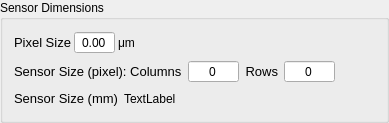
       <widget class="QGroupBox" name="sensorDimensionsGroupBox">
        <property name="title">
         <string>Sensor Dimensions</string>
        </property>
        <layout class="QVBoxLayout" name="verticalLayout_21">
         <item>
          <layout class="QHBoxLayout" name="horizontalLayout_52">
           <property name="spacing">
            <number>3</number>
           </property>
           <property name="sizeConstraint">
            <enum>QLayout::SetMinimumSize</enum>
           </property>
           <item>
            <widget class="QLabel" name="label_61">
             <property name="text">
              <string>&lt;!DOCTYPE HTML PUBLIC &quot;-//W3C//DTD HTML 4.0//EN&quot; &quot;http://www.w3.org/TR/REC-html40/strict.dtd&quot;&gt;
&lt;html&gt;&lt;head&gt;&lt;meta name=&quot;qrichtext&quot; content=&quot;1&quot; /&gt;&lt;style type=&quot;text/css&quot;&gt;
p, li { white-space: pre-wrap; }
&lt;/style&gt;&lt;/head&gt;&lt;body style=&quot; font-family:'Sans'; font-size:10pt; font-weight:400; font-style:normal;&quot;&gt;
&lt;table border=&quot;0&quot; style=&quot;-qt-table-type: root; margin-top:4px; margin-bottom:4px; margin-left:4px; margin-right:4px;&quot;&gt;
&lt;tr&gt;
&lt;td style=&quot;border: none;&quot;&gt;
&lt;p style=&quot; margin-top:0px; margin-bottom:0px; margin-left:0px; margin-right:0px; -qt-block-indent:0; text-indent:0px;&quot;&gt;Pixel Size&lt;/p&gt;&lt;/td&gt;&lt;/tr&gt;&lt;/table&gt;&lt;/body&gt;&lt;/html&gt;</string>
             </property>
            </widget>
           </item>
           <item>
            <widget class="br::uerj::eng::efoto::EfotoDoubleSpinBox" name="pixelSizeDoubleSpinBox">
             <property name="alignment">
              <set>Qt::AlignCenter</set>
             </property>
             <property name="buttonSymbols">
              <enum>QAbstractSpinBox::NoButtons</enum>
             </property>
            </widget>
           </item>
           <item>
            <widget class="QLabel" name="label_28">
             <property name="text">
              <string>μm</string>
             </property>
            </widget>
           </item>
           <item>
            <spacer name="horizontalSpacer_6">
             <property name="orientation">
              <enum>Qt::Horizontal</enum>
             </property>
             <property name="sizeHint" stdset="0">
              <size>
               <width>40</width>
               <height>20</height>
              </size>
             </property>
            </spacer>
           </item>
          </layout>
         </item>
         <item>
          <layout class="QHBoxLayout" name="horizontalLayout_53">
           <item>
            <widget class="QLabel" name="label_64">
             <property name="text">
              <string>&lt;!DOCTYPE HTML PUBLIC &quot;-//W3C//DTD HTML 4.0//EN&quot; &quot;http://www.w3.org/TR/REC-html40/strict.dtd&quot;&gt;
&lt;html&gt;&lt;head&gt;&lt;meta name=&quot;qrichtext&quot; content=&quot;1&quot; /&gt;&lt;style type=&quot;text/css&quot;&gt;
p, li { white-space: pre-wrap; }
&lt;/style&gt;&lt;/head&gt;&lt;body style=&quot; font-family:'Sans'; font-size:10pt; font-weight:400; font-style:normal;&quot;&gt;
&lt;table border=&quot;0&quot; style=&quot;-qt-table-type: root; margin-top:4px; margin-bottom:4px; margin-left:4px; margin-right:4px;&quot;&gt;
&lt;tr&gt;
&lt;td style=&quot;border: none;&quot;&gt;
&lt;p style=&quot; margin-top:0px; margin-bottom:0px; margin-left:0px; margin-right:0px; -qt-block-indent:0; text-indent:0px;&quot;&gt;Sensor Size (pixel): Columns&lt;/p&gt;&lt;/td&gt;&lt;/tr&gt;&lt;/table&gt;&lt;/body&gt;&lt;/html&gt;</string>
             </property>
            </widget>
           </item>
           <item>
            <widget class="QSpinBox" name="sensorColsSpinBox">
             <property name="alignment">
              <set>Qt::AlignCenter</set>
             </property>
             <property name="buttonSymbols">
              <enum>QAbstractSpinBox::NoButtons</enum>
             </property>
             <property name="maximum">
              <number>999999999</number>
             </property>
            </widget>
           </item>
           <item>
            <widget class="QLabel" name="label_23">
             <property name="text">
              <string>&lt;!DOCTYPE HTML PUBLIC &quot;-//W3C//DTD HTML 4.0//EN&quot; &quot;http://www.w3.org/TR/REC-html40/strict.dtd&quot;&gt;
&lt;html&gt;&lt;head&gt;&lt;meta name=&quot;qrichtext&quot; content=&quot;1&quot; /&gt;&lt;style type=&quot;text/css&quot;&gt;
p, li { white-space: pre-wrap; }
&lt;/style&gt;&lt;/head&gt;&lt;body style=&quot; font-family:'Sans'; font-size:10pt; font-weight:400; font-style:normal;&quot;&gt;
&lt;p align=&quot;right&quot; style=&quot; margin-top:0px; margin-bottom:0px; margin-left:0px; margin-right:0px; -qt-block-indent:0; text-indent:0px;&quot;&gt;Rows&lt;/p&gt;&lt;/body&gt;&lt;/html&gt;</string>
             </property>
            </widget>
           </item>
           <item>
            <widget class="QSpinBox" name="sensorRowsSpinBox">
             <property name="alignment">
              <set>Qt::AlignCenter</set>
             </property>
             <property name="buttonSymbols">
              <enum>QAbstractSpinBox::NoButtons</enum>
             </property>
             <property name="maximum">
              <number>999999999</number>
             </property>
            </widget>
           </item>
           <item>
            <spacer name="horizontalSpacer_7">
             <property name="orientation">
              <enum>Qt::Horizontal</enum>
             </property>
             <property name="sizeHint" stdset="0">
              <size>
               <width>40</width>
               <height>20</height>
              </size>
             </property>
            </spacer>
           </item>
          </layout>
         </item>
         <item>
          <layout class="QHBoxLayout" name="horizontalLayout_54">
           <item>
            <widget class="QLabel" name="label_65">
             <property name="text">
              <string>&lt;!DOCTYPE HTML PUBLIC &quot;-//W3C//DTD HTML 4.0//EN&quot; &quot;http://www.w3.org/TR/REC-html40/strict.dtd&quot;&gt;
&lt;html&gt;&lt;head&gt;&lt;meta name=&quot;qrichtext&quot; content=&quot;1&quot; /&gt;&lt;style type=&quot;text/css&quot;&gt;
p, li { white-space: pre-wrap; }
&lt;/style&gt;&lt;/head&gt;&lt;body style=&quot; font-family:'Sans'; font-size:10pt; font-weight:400; font-style:normal;&quot;&gt;
&lt;table border=&quot;0&quot; style=&quot;-qt-table-type: root; margin-top:4px; margin-bottom:4px; margin-left:4px; margin-right:4px;&quot;&gt;
&lt;tr&gt;
&lt;td style=&quot;border: none;&quot;&gt;
&lt;p align=&quot;right&quot; style=&quot; margin-top:0px; margin-bottom:0px; margin-left:0px; margin-right:0px; -qt-block-indent:0; text-indent:0px;&quot;&gt;Sensor Size (mm)&lt;/p&gt;&lt;/td&gt;&lt;/tr&gt;&lt;/table&gt;&lt;/body&gt;&lt;/html&gt;</string>
             </property>
            </widget>
           </item>
           <item>
            <widget class="QLabel" name="sensorDimensionsLabel">
             <property name="text">
              <string>TextLabel</string>
             </property>
            </widget>
           </item>
           <item>
            <spacer name="horizontalSpacer_8">
             <property name="orientation">
              <enum>Qt::Horizontal</enum>
             </property>
             <property name="sizeHint" stdset="0">
              <size>
               <width>40</width>
               <height>20</height>
              </size>
             </property>
            </spacer>
           </item>
          </layout>
         </item>
        </layout>
       </widget>
